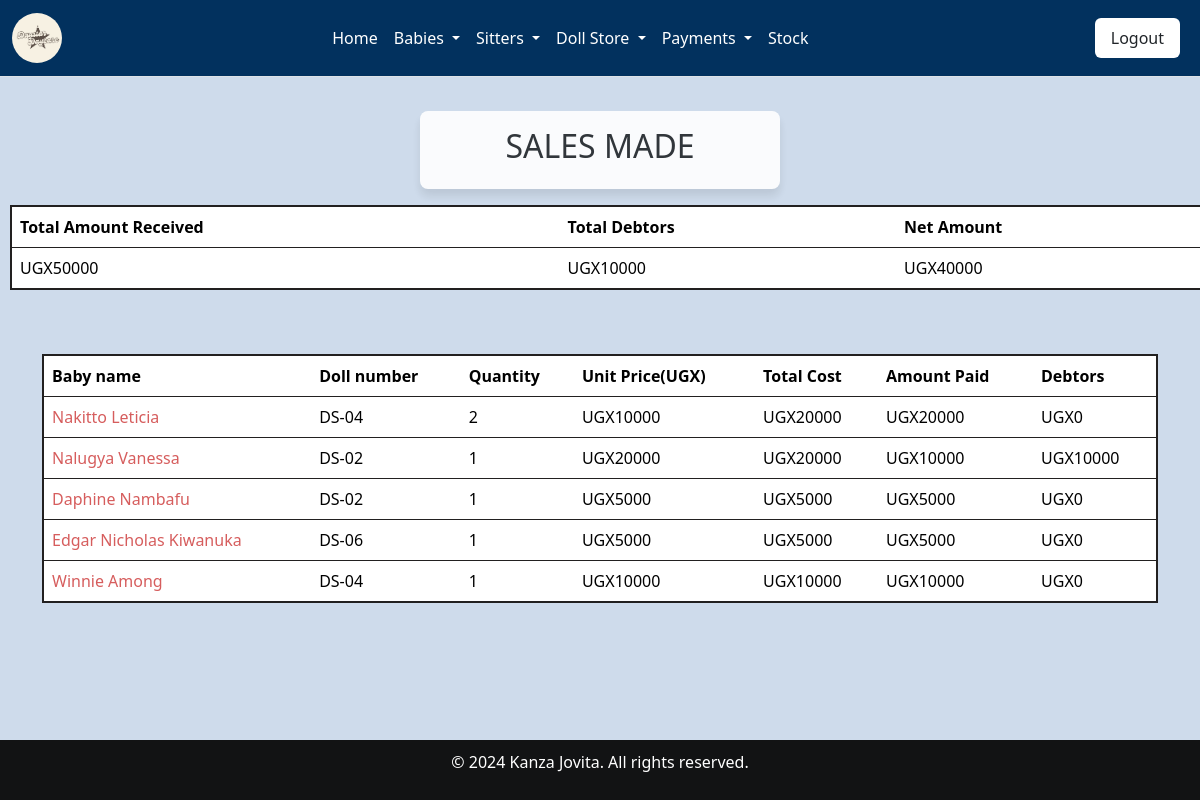
/all_sales/ (signed in), run on an earlier commit of the app's database.
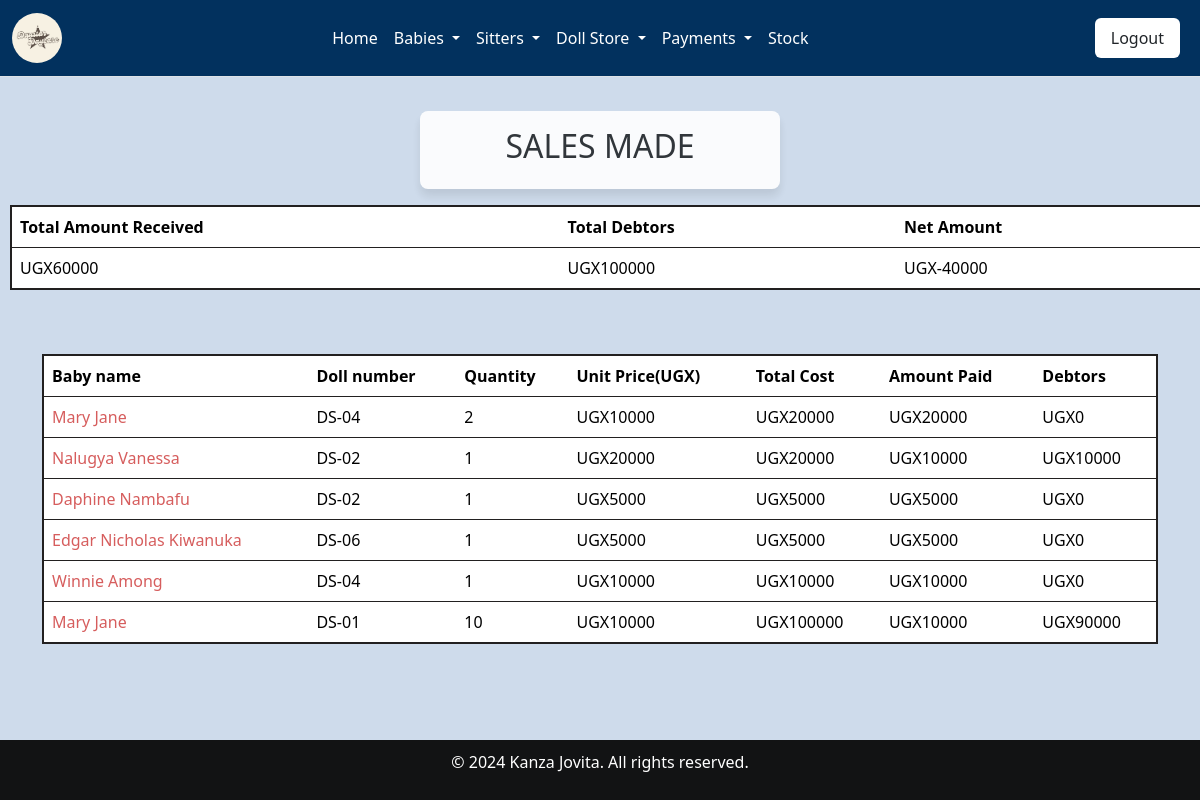
And on a later commit of the database.
### home/models.py (models this page shows, shortened)
class Salesrecord(models.Model):
    doll=models.ForeignKey(Doll, on_delete=models.CASCADE,null=False, blank=False)
    doll_no = models.CharField(max_length=10,default=0)
    payee = models.ForeignKey(Babyreg, on_delete=models.SET_NULL, null=True, blank=True)
    quantity_sold=models.IntegerField(default=0)
    amount_received=models.IntegerField(default=0)
    sale_date=models.DateField(default=timezone.now)
    unit_price=models.IntegerField(default=0)
    def get_total(self):
        total= self.quantity_sold * self.unit_price
        return int( total)
    def get_change(self):
        change= self.get_total() - self.amount_received
        return int(change)

class Babyreg(models.Model):
    Baby_name = models.CharField(max_length=30, null=False, blank=False, validators=[validate_letters])
    baby_number = models.CharField(max_length=30, unique=True ,null=False, blank=False, validators=[validate_numbers])
    fathers_names = models.CharField(max_length=30, null=False, blank=False)
    mothers_names = models.CharField(max_length=30, null=False, blank=False)
    c_stay = models.ForeignKey(Categorystay, on_delete=models.SET_NULL, null=True, blank=True)
    Date = models.DateTimeField()
    Gender =  models.CharField(choices=[('Male', 'Male'),('Female', 'Female')], max_length=100)
    Age = models.CharField(max_length=20, blank=False, null=False)
    Location = models.CharField(max_length=30, null=False, blank=False)
    brought_by = models.CharField(max_length=200)
    created_at = models.DateTimeField(auto_now_add=True,null=True)
    def __str__(self):
        print(f"Baby name: {self.Baby_name}, Type: {type(self.Baby_name)}")
        if self.Baby_name is not None:
            return str(self.Baby_name)
        else:
            return "Unnamed Baby"

class Doll(models.Model):
    c_doll=models.ForeignKey(Category_doll, on_delete=models.CASCADE,null=True, blank=True)
    name_of_the_doll =models.CharField(max_length=200,null=True, blank=True)
    doll_number = models.CharField(max_length=200,null=True, blank=True)
    quantity=models.IntegerField(default=0)
    issued_quantity=models.IntegerField(default=0,blank=True,null=True)
    received_quantity=models.IntegerField(default=0,null=False,blank=False)
    Unit_price=models.IntegerField(default=0,null=False, blank=False)
    date=models.DateField(default=timezone.now)

### home/views.py (the view)
# urls.py: path('all_sales/', views.all_sales, name='all_sales'),
@login_required
def all_sales(request):
    sales = Salesrecord.objects.all()  # Retrieving all sales records
    total = sum([items.amount_received for items in sales])  # Calculating the total amount received from all sales
    change = sum([items.get_change() for items in sales])  # Calculating the total change given for all sales
    net = total - change  # Calculating the net amount received (total received - total change)
    return render(request, 'all_sales.html', {'sales': sales, 'total': total, 'change': change, 'net': net})

### home/templates/all_sales.html (shortened to what this page needs)
 {% extends 'base.html' %} {% block content %}
<br>
<div class="card-header">
  <h2>SALES MADE</h2>
</div>
  <table class="table table-bordered" style="border-top: 2px solid rgb(34,32,32); margin-left: 10px; border-bottom: 2px solid rgb(34,32,32); border-left: 2px solid rgb(34,32,32);">
    <thead class="thead-dark">
      <tr>
        <th scope="col">Total Amount Received</th>
        <th scope="col">Total Debtors</th>
        <th scope="col">Net Amount</th>
      </tr>
    </thead>
    <tbody>
      <tr>
        <td>UGX{{total}}</td>
        <td>UGX{{change}}</td>
        <td>UGX{{net}}</td>
      </tr>
    </tbody>
  </table>
<br><br>
<div class="container">
  <table class="table table-bordered"  style="border-top: 2px solid rgb(34,32,32); border-bottom: 2px solid rgb(34,32,32); border-left: 2px solid rgb(34,32,32); border-right: 2px solid rgb(34,32,32);">
    <thead class="thead-dark">
      <tr>
        <th scope="col">Baby name</th>
        <th scope="col">Doll number</th>
        <th scope="col">Quantity</th>
        <th scope="col">Unit Price(UGX)</th>
        <th scope="col">Total Cost</th>
        <th scope="col">Amount Paid</th>
        <th scope="col">Debtors</th>
      </tr>
    </thead>
    {% for sale in sales %}
    <tbody>
      <tr>
        <td style="color: rgb(214, 93, 93);">{{sale.payee | title}}</td>
        <td>{{ sale.doll.doll_number }}</td>
        <td>{{sale.quantity_sold}}</td>
        <td>UGX{{sale.unit_price}}</td>
        <td>UGX{{sale.get_total}}</td>
        <td>UGX{{sale.amount_received}}</td>
        <td>UGX{{sale.get_change}}</td>
      </tr>
    </tbody>
    {% endfor %}
  </table>
  <br><br><br>
</div>
{% endblock %}

### home/templates/base.html (shortened to what this page needs)
{% load static %}
<!DOCTYPE html>
<html lang="en">
<head>
    <link href="https://cdn.jsdelivr.net/npm/bootstrap@5.3.3/dist/css/bootstrap.min.css" rel="stylesheet">
    <link rel="stylesheet" href="https://cdnjs.cloudflare.com/ajax/libs/font-awesome/6.0.0-beta3/css/all.min.css">
    <link rel="stylesheet" href="{% static 'css/main.css' %}">
    {% load bootstrap5 %}
    {% bootstrap_css %}
</head>
<body>
    <div>
        <nav class="navbar navbar-expand-lg border-bottom border-body" style="background-color: #02315E;">
            <div class="container-fluid">
                <a class="navbar-brand" href="">
                    <img style="border-radius: 50px;" src="{% static 'images/logo.jpg' %}" alt="logo" class="logo-img">
                </a>
                {% if user.is_authenticated %}
                <div class="collapse navbar-collapse justify-content-center" id="navbarColor01">
                    <ul class="navbar-nav">
                    <li class="nav-item">
                        <a class="nav-link active text-white" href="/home/" id="t">Home</a>
                    </li>
                    <li class="nav-item dropdown">
                        <a class="nav-link dropdown-toggle active text-white" href="" id="babiesDropdown" role="button" data-bs-toggle="dropdown" aria-haspopup="true" aria-expanded="false">
                            Babies
                        </a>
                    </li>
                    <li class="nav-item dropdown">
                        <a class="nav-link dropdown-toggle active text-white" href="" id="sittersDropdown" role="button" data-bs-toggle="dropdown" aria-haspopup="true" aria-expanded="false">
                            Sitters
                        </a>
                    </li>
                    <li class="nav-item dropdown">
                        <a class="nav-link dropdown-toggle active text-white" href="#" id="dollDropdown" role="button" data-bs-toggle="dropdown" aria-haspopup="true" aria-expanded="false">
                            Doll Store
                        </a>
                    </li>
                    <li class="nav-item dropdown">
                        <a class="nav-link dropdown-toggle active text-white" href="#" id="paymentsDropdown" role="button" data-bs-toggle="dropdown" aria-haspopup="true" aria-expanded="false">
                            Payments
                        </a>
                    </li>
                    <li class="nav-item">
                        <a class="nav-link active text-white" href="/inventory/" id="t">Stock</a>
                    </li>
                    </ul>
                </div>
                    <div class="d-flex align-items-center">
                    <ul class="m-0">
                        <li class="nav-item" style="list-style: none;">
                            <a class="nav-link text-dark btn" style="background-color: #fff;"href="/logout">Logout</a>
                        </li>
                    </ul>
                </div>
                {% endif %}
        </nav>
    </div>
    {% block content %}
    {% endblock %}
    <br/><br /><br />
    <footer>
        <div class="footer">
            <p>&copy; 2024 Kanza Jovita. All rights reserved.</p>
        </div>
    </footer>
</body>
</html>

### home/static/css/main.css (style rules this page uses)
.logo-img { width:50px; border-radius: 10%; height: 50px; }
.card-header { border: 1px #333; opacity:90%; width: 87%; text-align: center; box-shadow: 0 7px 10px rgba(0, 0, 0, 0.1); border-radius: 8px; width:30%; margin: 0 auto; margin-top: 10px; background-color: aliceblue; text-align: center; }
.table th, .table td { padding: 8px; text-align: left; border: none; outline: none; }
.table th { color: rgb(39, 38, 38); }
.table th, .table td { white-space: nowrap; }
.table { text-align: center; }
.nav-link { font-size: larger; }
.navbar-nav .nav-link { font-weight: normal; color: rgb(0, 0, 0); transition: color 0.3s; }
.footer { background-color: #121314; color: white; position:fixed; left: 0; bottom: 0; width: 100%; text-align: center; padding: 10px; }

### home/templates/all_sales.html (style rules this page uses)
body { background-color: rgba(158, 184, 217, 0.5); }
.btn { background-color: #2a5982; color: #fff; border: none; padding: 0.5rem 1rem; margin-right: 0.5rem; cursor: pointer; }
.card-header { background-color: #fff; padding: 1rem; margin-bottom: 1rem; }
.table { width: 100%; border-collapse: collapse; border: 1px solid #dee2e6; }
th, td { border: 1px solid #dee2e6; padding: 0.75rem; text-align: left; }
th { background-color: #f0f0f0; }

What changed in the data, as far as the page shows it:
changed through a linked row, Salesrecord (number 1 of 6 on the later page): payee "Nakitto Leticia" → "Mary Jane"
added Salesrecord: payee "Mary Jane", doll.doll_number "DS-01", quantity_sold "10", unit_price "10000", get_total "100000", amount_received "10000", get_change "90000"
Also different on the page:
{{ total }}: "50000" → "60000"
{{ change }}: "10000" → "100000"
{{ net }}: "40000" → "-40000"
